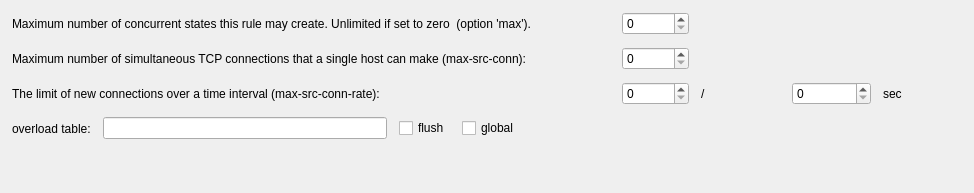
         <widget class="QWidget" name="tab13">
          <attribute name="title">
           <string>Limits</string>
          </attribute>
          <layout class="QGridLayout">
           <property name="leftMargin">
            <number>12</number>
           </property>
           <property name="topMargin">
            <number>12</number>
           </property>
           <property name="rightMargin">
            <number>12</number>
           </property>
           <property name="bottomMargin">
            <number>12</number>
           </property>
           <property name="spacing">
            <number>12</number>
           </property>
           <item row="0" column="0" colspan="5">
            <widget class="QLabel" name="textLabel1_2">
             <property name="minimumSize">
              <size>
               <width>300</width>
               <height>0</height>
              </size>
             </property>
             <property name="text">
              <string>Maximum number of concurrent states this rule may create. Unlimited if set to zero  (option 'max').</string>
             </property>
             <property name="alignment">
              <set>Qt::AlignVCenter</set>
             </property>
             <property name="wordWrap">
              <bool>false</bool>
             </property>
            </widget>
           </item>
           <item row="0" column="5">
            <widget class="QSpinBox" name="pf_rule_max_state">
             <property name="toolTip">
              <string>When this limit is reached, further packets matching the rule that would create state are dropped, until existing states time out.</string>
             </property>
             <property name="maximum">
              <number>1000000</number>
             </property>
            </widget>
           </item>
           <item row="0" column="7" colspan="2">
            <spacer>
             <property name="orientation">
              <enum>Qt::Horizontal</enum>
             </property>
             <property name="sizeType">
              <enum>QSizePolicy::Expanding</enum>
             </property>
             <property name="sizeHint" stdset="0">
              <size>
               <width>101</width>
               <height>23</height>
              </size>
             </property>
            </spacer>
           </item>
           <item row="1" column="0" colspan="5">
            <widget class="QLabel" name="textLabel3_5">
             <property name="text">
              <string>Maximum number of simultaneous TCP connections that a single host can make (max-src-conn):</string>
             </property>
             <property name="alignment">
              <set>Qt::AlignVCenter</set>
             </property>
             <property name="wordWrap">
              <bool>false</bool>
             </property>
            </widget>
           </item>
           <item row="1" column="5">
            <widget class="QSpinBox" name="pf_max_src_conn">
             <property name="sizePolicy">
              <sizepolicy hsizetype="Fixed" vsizetype="Fixed">
               <horstretch>0</horstretch>
               <verstretch>0</verstretch>
              </sizepolicy>
             </property>
             <property name="maximum">
              <number>1000000</number>
             </property>
            </widget>
           </item>
           <item row="1" column="7" colspan="2">
            <spacer>
             <property name="orientation">
              <enum>Qt::Horizontal</enum>
             </property>
             <property name="sizeType">
              <enum>QSizePolicy::Expanding</enum>
             </property>
             <property name="sizeHint" stdset="0">
              <size>
               <width>101</width>
               <height>23</height>
              </size>
             </property>
            </spacer>
           </item>
           <item row="2" column="0" colspan="5">
            <widget class="QLabel" name="textLabel4_2">
             <property name="text">
              <string>The limit of new connections over a time interval (max-src-conn-rate):</string>
             </property>
             <property name="alignment">
              <set>Qt::AlignVCenter</set>
             </property>
             <property name="wordWrap">
              <bool>false</bool>
             </property>
            </widget>
           </item>
           <item row="2" column="5">
            <widget class="QSpinBox" name="pf_max_src_conn_rate_num">
             <property name="sizePolicy">
              <sizepolicy hsizetype="Fixed" vsizetype="Fixed">
               <horstretch>0</horstretch>
               <verstretch>0</verstretch>
              </sizepolicy>
             </property>
             <property name="maximumSize">
              <size>
               <width>80</width>
               <height>32767</height>
              </size>
             </property>
             <property name="maximum">
              <number>1000000</number>
             </property>
            </widget>
           </item>
           <item row="2" column="6">
            <widget class="QLabel" name="textLabel5_4">
             <property name="text">
              <string>/</string>
             </property>
             <property name="wordWrap">
              <bool>false</bool>
             </property>
            </widget>
           </item>
           <item row="2" column="7">
            <widget class="QSpinBox" name="pf_max_src_conn_rate_seconds">
             <property name="sizePolicy">
              <sizepolicy hsizetype="Fixed" vsizetype="Fixed">
               <horstretch>0</horstretch>
               <verstretch>0</verstretch>
              </sizepolicy>
             </property>
             <property name="maximumSize">
              <size>
               <width>80</width>
               <height>32767</height>
              </size>
             </property>
             <property name="maximum">
              <number>1000000</number>
             </property>
            </widget>
           </item>
           <item row="2" column="8">
            <widget class="QLabel" name="textLabel6_3">
             <property name="text">
              <string>sec</string>
             </property>
             <property name="wordWrap">
              <bool>false</bool>
             </property>
            </widget>
           </item>
           <item row="3" column="0">
            <widget class="QLabel" name="textLabel1_5">
             <property name="sizePolicy">
              <sizepolicy hsizetype="Minimum" vsizetype="Preferred">
               <horstretch>0</horstretch>
               <verstretch>0</verstretch>
              </sizepolicy>
             </property>
             <property name="text">
              <string>overload table:</string>
             </property>
             <property name="wordWrap">
              <bool>false</bool>
             </property>
            </widget>
           </item>
           <item row="3" column="1">
            <widget class="QLineEdit" name="pf_overload_table">
             <property name="minimumSize">
              <size>
               <width>100</width>
               <height>0</height>
              </size>
             </property>
            </widget>
           </item>
           <item row="3" column="2">
            <widget class="QCheckBox" name="pf_flush">
             <property name="text">
              <string>flush</string>
             </property>
            </widget>
           </item>
           <item row="3" column="3">
            <widget class="QCheckBox" name="pf_global">
             <property name="text">
              <string>global</string>
             </property>
            </widget>
           </item>
           <item row="3" column="4" colspan="5">
            <spacer>
             <property name="orientation">
              <enum>Qt::Horizontal</enum>
             </property>
             <property name="sizeType">
              <enum>QSizePolicy::Expanding</enum>
             </property>
             <property name="sizeHint" stdset="0">
              <size>
               <width>431</width>
               <height>23</height>
              </size>
             </property>
            </spacer>
           </item>
           <item row="4" column="1">
            <spacer>
             <property name="orientation">
              <enum>Qt::Vertical</enum>
             </property>
             <property name="sizeType">
              <enum>QSizePolicy::Expanding</enum>
             </property>
             <property name="sizeHint" stdset="0">
              <size>
               <width>22</width>
               <height>41</height>
              </size>
             </property>
            </spacer>
           </item>
          </layout>
         </widget>
